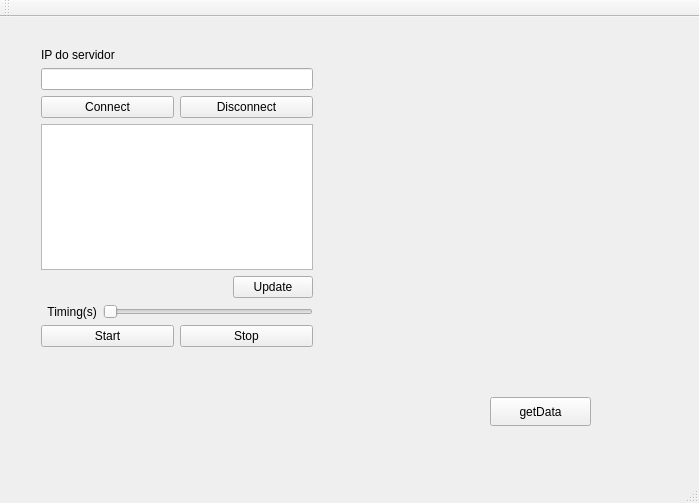
<?xml version="1.0" encoding="UTF-8"?>
<ui version="4.0">
 <class>MainWindow</class>
 <widget class="QMainWindow" name="MainWindow">
  <property name="geometry">
   <rect>
    <x>0</x>
    <y>0</y>
    <width>699</width>
    <height>503</height>
   </rect>
  </property>
  <property name="windowTitle">
   <string>MainWindow</string>
  </property>
  <widget class="QWidget" name="centralWidget">
   <widget class="QPushButton" name="pushButtonGet">
    <property name="geometry">
     <rect>
      <x>490</x>
      <y>380</y>
      <width>101</width>
      <height>29</height>
     </rect>
    </property>
    <property name="text">
     <string>getData</string>
    </property>
   </widget>
   <widget class="QWidget" name="">
    <property name="geometry">
     <rect>
      <x>30</x>
      <y>20</y>
      <width>571</width>
      <height>321</height>
     </rect>
    </property>
    <layout class="QHBoxLayout" name="horizontalLayout_5" stretch="50,50">
     <item>
      <layout class="QVBoxLayout" name="verticalLayout_6">
       <item>
        <layout class="QVBoxLayout" name="verticalLayout_5">
         <item>
          <layout class="QVBoxLayout" name="verticalLayout_4">
           <item>
            <widget class="QLabel" name="labelIP">
             <property name="text">
              <string>IP do servidor</string>
             </property>
            </widget>
           </item>
           <item>
            <widget class="QLineEdit" name="lineEdit"/>
           </item>
          </layout>
         </item>
         <item>
          <layout class="QHBoxLayout" name="horizontalLayout_4">
           <item>
            <widget class="QPushButton" name="pushButtonConnect">
             <property name="text">
              <string>Connect</string>
             </property>
            </widget>
           </item>
           <item>
            <widget class="QPushButton" name="pushButtonDisconnect">
             <property name="text">
              <string>Disconnect</string>
             </property>
            </widget>
           </item>
          </layout>
         </item>
        </layout>
       </item>
       <item>
        <layout class="QVBoxLayout" name="verticalLayout_3">
         <item>
          <layout class="QVBoxLayout" name="verticalLayout_2">
           <item>
            <layout class="QVBoxLayout" name="verticalLayout">
             <item>
              <widget class="QTextBrowser" name="textBrowser"/>
             </item>
             <item>
              <layout class="QHBoxLayout" name="horizontalLayout">
               <item>
                <spacer name="horizontalSpacer">
                 <property name="orientation">
                  <enum>Qt::Horizontal</enum>
                 </property>
                 <property name="sizeHint" stdset="0">
                  <size>
                   <width>40</width>
                   <height>20</height>
                  </size>
                 </property>
                </spacer>
               </item>
               <item>
                <widget class="QPushButton" name="pushButtonUpdate">
                 <property name="text">
                  <string>Update</string>
                 </property>
                </widget>
               </item>
              </layout>
             </item>
            </layout>
           </item>
           <item>
            <spacer name="verticalSpacer">
             <property name="orientation">
              <enum>Qt::Vertical</enum>
             </property>
             <property name="sizeHint" stdset="0">
              <size>
               <width>20</width>
               <height>13</height>
              </size>
             </property>
            </spacer>
           </item>
           <item>
            <layout class="QHBoxLayout" name="horizontalLayout_2">
             <item>
              <widget class="QLabel" name="label">
               <property name="text">
                <string>  Timing(s)</string>
               </property>
              </widget>
             </item>
             <item>
              <widget class="QSlider" name="horizontalSlider">
               <property name="orientation">
                <enum>Qt::Horizontal</enum>
               </property>
              </widget>
             </item>
            </layout>
           </item>
          </layout>
         </item>
         <item>
          <layout class="QHBoxLayout" name="horizontalLayout_3">
           <item>
            <widget class="QPushButton" name="pushButtonStart">
             <property name="text">
              <string>Start</string>
             </property>
            </widget>
           </item>
           <item>
            <widget class="QPushButton" name="pushButtonStop">
             <property name="text">
              <string>Stop</string>
             </property>
            </widget>
           </item>
          </layout>
         </item>
        </layout>
       </item>
      </layout>
     </item>
     <item>
      <widget class="QWidget" name="widget" native="true"/>
     </item>
    </layout>
   </widget>
  </widget>
  <widget class="QMenuBar" name="menuBar">
   <property name="geometry">
    <rect>
     <x>0</x>
     <y>0</y>
     <width>699</width>
     <height>21</height>
    </rect>
   </property>
  </widget>
  <widget class="QToolBar" name="mainToolBar">
   <attribute name="toolBarArea">
    <enum>TopToolBarArea</enum>
   </attribute>
   <attribute name="toolBarBreak">
    <bool>false</bool>
   </attribute>
  </widget>
  <widget class="QStatusBar" name="statusBar"/>
 </widget>
 <layoutdefault spacing="6" margin="11"/>
 <resources/>
 <connections/>
</ui>
